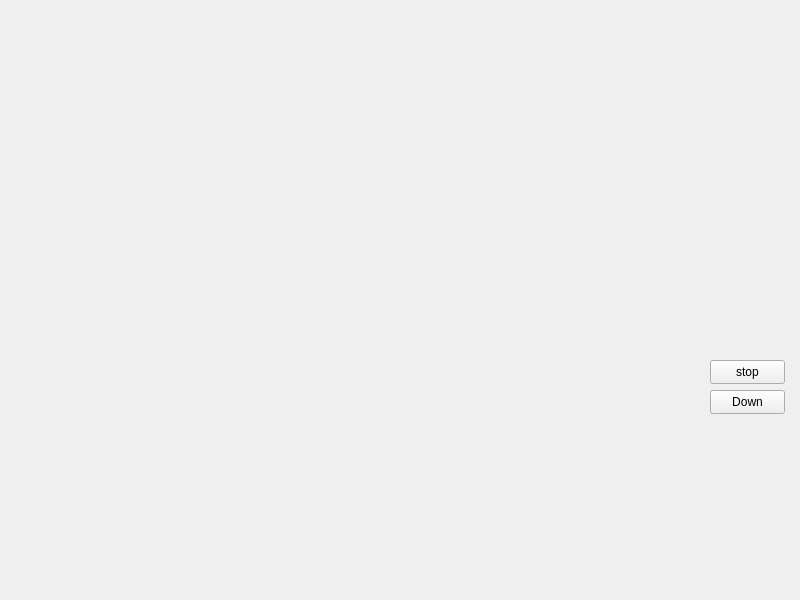
<?xml version="1.0" encoding="UTF-8"?>
<ui version="4.0">
 <class>Widget</class>
 <widget class="QWidget" name="Widget">
  <property name="geometry">
   <rect>
    <x>0</x>
    <y>0</y>
    <width>800</width>
    <height>600</height>
   </rect>
  </property>
  <property name="windowTitle">
   <string>Widget</string>
  </property>
  <widget class="QPushButton" name="pushButton">
   <property name="geometry">
    <rect>
     <x>710</x>
     <y>390</y>
     <width>75</width>
     <height>24</height>
    </rect>
   </property>
   <property name="text">
    <string>Down</string>
   </property>
  </widget>
  <widget class="QPushButton" name="btn">
   <property name="geometry">
    <rect>
     <x>710</x>
     <y>360</y>
     <width>75</width>
     <height>24</height>
    </rect>
   </property>
   <property name="text">
    <string>stop</string>
   </property>
  </widget>
 </widget>
 <resources/>
 <connections/>
</ui>
